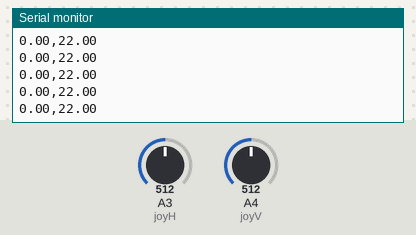
Simulated run of this sketch. Board: Arduino Uno, built with avr-gcc and run on an emulated ATmega328P. On the bench: the last lines printed to the serial monitor. The inputs (shaded band) are chosen by the test bench; at power-on: A3 (joyH) = 512, A4 (joyV) = 512.

Above: at 1.2 s.
1.3 s: A3 (joyH) set to 475
2.8 s: A3 (joyH) set to 462
At 3.6 s:
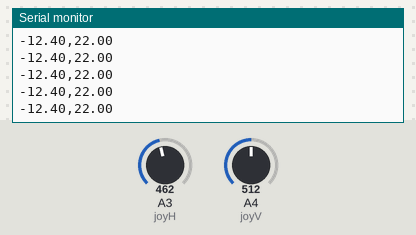
4.3 s: A4 (joyV) set to 599
At 5.3 s:
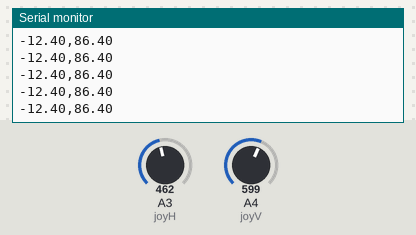
5.8 s: A4 (joyV) set to 632
At 6.7 s:
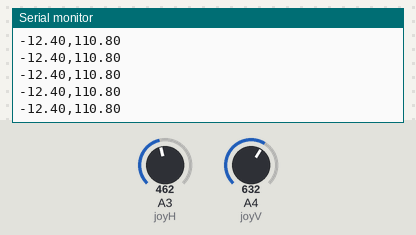
Timing chart, 0 to 8.8 s (numbered marks = the images above; inputs shaded):
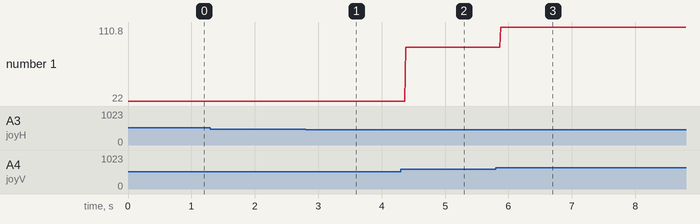

Measured:
- after the input at 2.8 s, the serial monitor: prints a new line after 0.08 s (image 1)
- after the input at 4.3 s, the serial monitor: prints a new line after 0.08 s (image 2)
- after the input at 5.8 s, the serial monitor: prints a new line after 0.08 s (image 3)
- plotted number 1: 22 → 86.4 after the input at 4.3 s, 86.4 → 110.8 after the input at 5.8 s

The sketch:

test_analog.ino
```cpp
//https://www.instructables.com/Arduino-2-Servos-Thumbstick-joystick/

const int joyH = 3;        // L/R Parallax Thumbstick
const int joyV = 4;        // U/D Parallax Thumbstick
const int deadZone = 25;

void setup() {

  // Inizialize Serial
  Serial.begin(9600);
  Serial.println("X:,Y:");
}


void loop(){
   int hori = analogRead(joyH)-493;
   int vert = analogRead(joyV)-482;

  if ((-deadZone < analogRead(joyH)-493) && (analogRead(joyH)-493) < deadZone){
    hori = 0;
    }
  else{
    hori = analogRead(joyH)-493;
    }

  if ((analogRead(joyV)-493) > 10){
    vert = 1.85 * (analogRead(joyV)-482);
    }
  else if ((-deadZone <= analogRead(joyV)-482) && (deadZone >= analogRead(joyV)-482)){
    vert = 0;
    }
  else if ((analogRead(joyV)-482) < 10){
    vert = (analogRead(joyV)-482)/1.35;
   }

   Serial.print(hori/2.5);
   Serial.print(",");
   Serial.println(vert/2.5);
   delay(1);

    //240x135 Color TFT Breakout LCD Display Testing next
}
```
